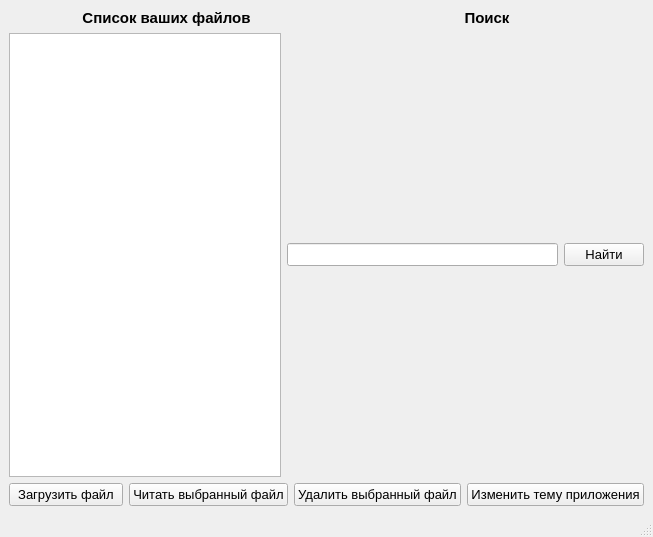
<?xml version="1.0" encoding="UTF-8"?>
<ui version="4.0">
 <class>MainWindow</class>
 <widget class="QMainWindow" name="MainWindow">
  <property name="geometry">
   <rect>
    <x>0</x>
    <y>0</y>
    <width>653</width>
    <height>537</height>
   </rect>
  </property>
  <property name="windowTitle">
   <string>MainWindow</string>
  </property>
  <widget class="QWidget" name="centralwidget">
   <layout class="QVBoxLayout" name="verticalLayout">
    <item>
     <layout class="QHBoxLayout" name="horizontalLayout">
      <item>
       <widget class="QLabel" name="label_2">
        <property name="font">
         <font>
          <pointsize>11</pointsize>
          <weight>75</weight>
          <bold>true</bold>
         </font>
        </property>
        <property name="text">
         <string>Список ваших файлов</string>
        </property>
        <property name="alignment">
         <set>Qt::AlignCenter</set>
        </property>
       </widget>
      </item>
      <item>
       <widget class="QLabel" name="label">
        <property name="font">
         <font>
          <pointsize>11</pointsize>
          <weight>75</weight>
          <bold>true</bold>
         </font>
        </property>
        <property name="text">
         <string>Поиск</string>
        </property>
        <property name="alignment">
         <set>Qt::AlignCenter</set>
        </property>
       </widget>
      </item>
     </layout>
    </item>
    <item>
     <layout class="QHBoxLayout" name="horizontalLayout_4">
      <item>
       <widget class="QListWidget" name="listWidget"/>
      </item>
      <item>
       <widget class="QLineEdit" name="search_line">
        <property name="font">
         <font>
          <pointsize>10</pointsize>
         </font>
        </property>
       </widget>
      </item>
      <item>
       <widget class="QPushButton" name="btn_search">
        <property name="font">
         <font>
          <pointsize>10</pointsize>
         </font>
        </property>
        <property name="text">
         <string>Найти</string>
        </property>
       </widget>
      </item>
     </layout>
    </item>
    <item>
     <layout class="QHBoxLayout" name="horizontalLayout_2">
      <item>
       <widget class="QPushButton" name="btn_load">
        <property name="font">
         <font>
          <pointsize>10</pointsize>
         </font>
        </property>
        <property name="text">
         <string>Загрузить файл</string>
        </property>
       </widget>
      </item>
      <item>
       <widget class="QPushButton" name="btn_read">
        <property name="font">
         <font>
          <pointsize>10</pointsize>
         </font>
        </property>
        <property name="text">
         <string>Читать выбранный файл</string>
        </property>
       </widget>
      </item>
      <item>
       <widget class="QPushButton" name="btn_del">
        <property name="font">
         <font>
          <pointsize>10</pointsize>
          <strikeout>false</strikeout>
          <kerning>true</kerning>
         </font>
        </property>
        <property name="autoFillBackground">
         <bool>false</bool>
        </property>
        <property name="text">
         <string>Удалить выбранный файл</string>
        </property>
       </widget>
      </item>
      <item>
       <widget class="QPushButton" name="btn_theme">
        <property name="font">
         <font>
          <pointsize>10</pointsize>
         </font>
        </property>
        <property name="text">
         <string>Изменить тему приложения</string>
        </property>
       </widget>
      </item>
     </layout>
    </item>
   </layout>
  </widget>
  <widget class="QStatusBar" name="statusBar"/>
 </widget>
 <resources/>
 <connections/>
</ui>
